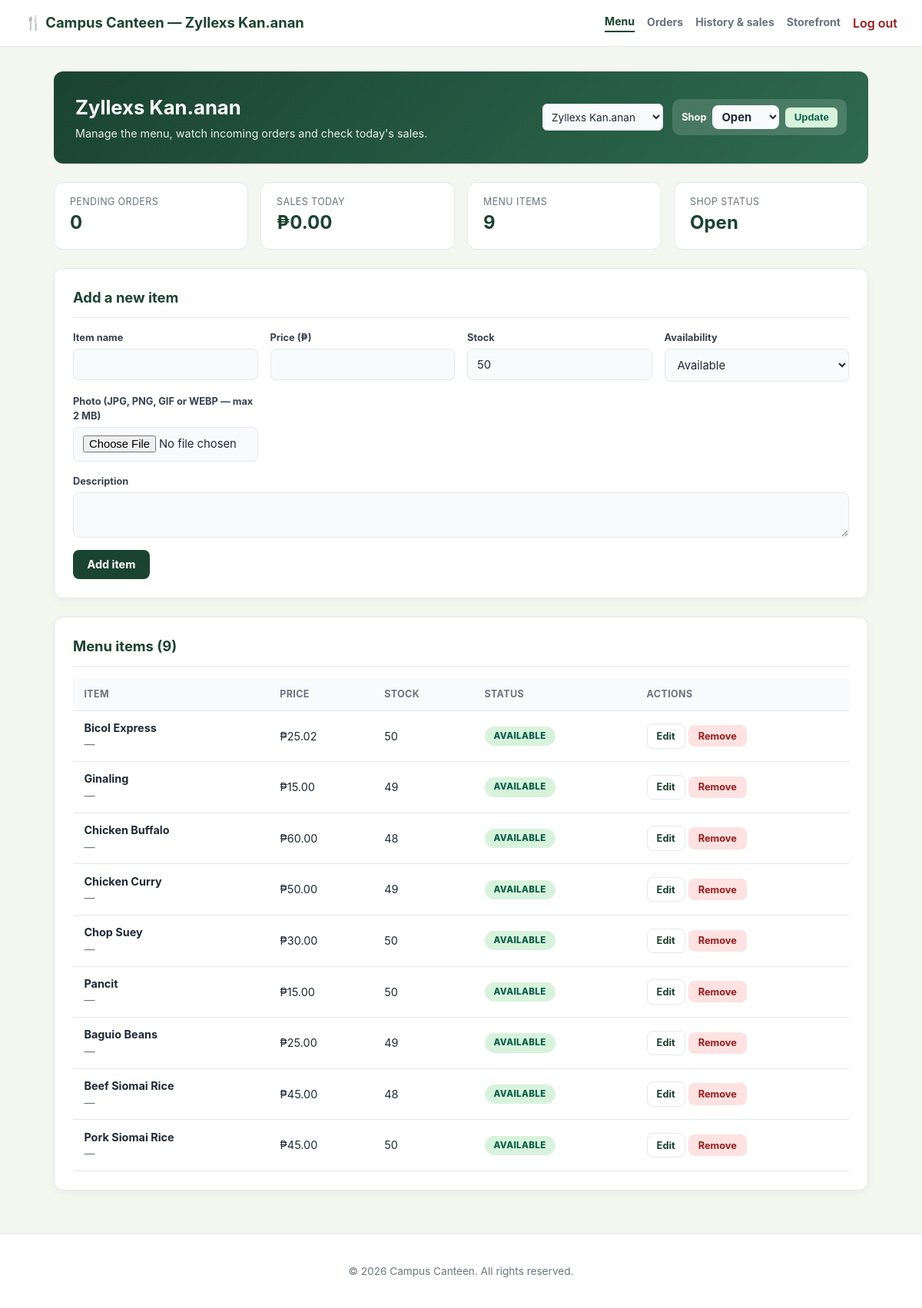
Screenshot of /staff_menu.php (signed in) with the database file from the repository.
### tables this page shows
CREATE TABLE `shops` (
  `id` int(11) NOT NULL AUTO_INCREMENT,
  `name` varchar(255) NOT NULL,
  `category` varchar(100) DEFAULT NULL,
  `location` varchar(100) DEFAULT NULL,
  `rating` varchar(10) DEFAULT '4.5',
  `status` varchar(20) DEFAULT 'Open',
  `image` varchar(255) DEFAULT NULL,
  PRIMARY KEY (`id`)
);

CREATE TABLE `menu_items` (
  `id` int(11) NOT NULL AUTO_INCREMENT,
  `store_id` int(11) NOT NULL,
  `name` varchar(255) NOT NULL,
  `description` text DEFAULT NULL,
  `price` decimal(10,2) NOT NULL,
  `stock` int(11) DEFAULT 50,
  `status` varchar(20) DEFAULT 'Available',
  `price_regular` decimal(10,2) DEFAULT 0.00,
  `price_medium` decimal(10,2) DEFAULT 0.00,
  `price_large` decimal(10,2) DEFAULT 0.00,
  `image_url` varchar(255) DEFAULT 'images/placeholder.jpg',
  `created_at` timestamp NOT NULL DEFAULT current_timestamp(),
  PRIMARY KEY (`id`),
  KEY `idx_menu_store` (`store_id`)
);

### functions.php (called while the page is built, shortened)
<?php
function e(?string $value): string
{
    return htmlspecialchars((string) $value, ENT_QUOTES | ENT_SUBSTITUTE, 'UTF-8');
}
function money(float|int|string|null $amount): string
{
    return '₱' . number_format((float) $amount, 2);
}
function current_role(): string
{
    return strtolower((string) ($_SESSION['role'] ?? 'guest'));
}
function current_store_id(): ?int
{
    $id = $_SESSION['store_id'] ?? null;
    return $id !== null ? (int) $id : null;
}
function get_stores(mysqli $conn): array
{
    $result = $conn->query('SELECT * FROM shops ORDER BY id ASC');
    return $result->fetch_all(MYSQLI_ASSOC);
}
function get_store(mysqli $conn, int $storeId): ?array
{
    $stmt = $conn->prepare('SELECT * FROM shops WHERE id = ?');
    $stmt->bind_param('i', $storeId);
    $stmt->execute();
    $store = $stmt->get_result()->fetch_assoc();
    return $store ?: null;
}
function store_has_sizes(int $storeId): bool
{
    return in_array($storeId, [4, 5], true);
}

### staff_menu.php (the view, shortened to what this page needs)
<?php
require_once __DIR__ . '/db.php';
$stores = get_stores($conn);
$storeIds = array_map(static fn ($s) => (int) $s['id'], $stores);
$store = null;
if (current_role() === 'staff') {
    if (current_store_id() === null) {
        http_response_code(403);
        exit('Your account is not assigned to a shop. Ask the administrator to set store_id.');
    }
    $store = get_store($conn, (int) current_store_id());
} else {
    $requested = isset($_GET['store_id']) ? (int) $_GET['store_id'] : null;
    $fallback = current_store_id() ?? $storeIds[0];
    $store = get_store($conn, $requested !== null ? $requested : $fallback);
}
$storeId = (int) $store['id'];
$activeTab = $_GET['tab'] ?? 'menu';
$editItem = null;
$isAdmin = current_role() === 'admin';
$storeStatus = (string) ($store['status'] ?? 'Open');
$stmt = $conn->prepare("SELECT * FROM menu_items WHERE store_id = ? AND status <> 'Archived' ORDER BY id DESC");
$stmt->bind_param('i', $storeId);
$stmt->execute();
$menuItems = $stmt->get_result()->fetch_all(MYSQLI_ASSOC);
$pendingCount = 0;
$salesStmt = $conn->prepare(
    "SELECT COALESCE(SUM(total_amount), 0) AS total
       FROM orders
      WHERE store_id = ? AND status = 'Completed' AND DATE(created_at) = CURDATE()"
);
$salesStmt->bind_param('i', $storeId);
$salesStmt->execute();
$salesToday = (float) $salesStmt->get_result()->fetch_assoc()['total'];
$shopNames = [];
foreach ($stores as $shop) {
    $shopNames[(int) $shop['id']] = $shop['name'];
}
?>
<!DOCTYPE html>
<html lang="en">
<head>
    <link rel="stylesheet" href="style.css">
</head>
<body>
<div class="staff-bar">
    <h2>🍴 <?= e(APP_NAME) ?> — <?= e($store['name']) ?></h2>
    <div class="staff-tabs">
        <a href="staff_menu.php?tab=menu<?= $isAdmin ? '&store_id=' . $storeId : '' ?>"
           class="<?= $activeTab === 'menu' ? 'active' : '' ?>">Menu</a>
        <a href="staff_menu.php?tab=orders<?= $isAdmin ? '&store_id=' . $storeId : '' ?>"
           class="<?= $activeTab === 'orders' ? 'active' : '' ?>">
            Orders<?php if ($pendingCount): ?><span class="tab-badge"><?= $pendingCount ?></span><?php endif; ?>
        </a>
        <a href="staff_menu.php?tab=history<?= $isAdmin ? '&store_id=' . $storeId : '' ?>"
           class="<?= $activeTab === 'history' ? 'active' : '' ?>">History &amp; sales</a>
        <a href="index.php">Storefront</a>
        <form method="post" action="logout.php" class="inline-form">
            <button type="submit" class="link-button">Log out</button>
        </form>
    </div>
</div>
<main class="container">
    <section class="staff-header">
        <div>
            <h1><?= e($store['name']) ?></h1>
            <p>Manage the menu, watch incoming orders and check today's sales.</p>
        </div>
        <div style="display:flex;align-items:center;gap:0.75rem;flex-wrap:wrap">
            <?php if ($isAdmin): ?>
                <form method="get" style="margin:0">
                    <select name="store_id" class="size-select" onchange="this.form.submit()">
                        <?php foreach ($shopNames as $id => $name): ?>
                            <option value="<?= $id ?>" <?= $id === $storeId ? 'selected' : '' ?>>
                                <?= e($name) ?>
                            </option>
                        <?php endforeach; ?>
                    </select>
                </form>
            <?php endif; ?>
            <form method="post" class="status-form">
                <label for="store_status" style="font-size:0.8rem;font-weight:700">Shop</label>
                <select name="store_status" id="store_status">
                    <option value="Open" <?= strcasecmp($storeStatus, 'Open') === 0 ? 'selected' : '' ?>>Open</option>
                </select>
                <button type="submit">Update</button>
            </form>
        </div>
    </section>
    <div class="stat-grid">
        <div class="stat-card"><span>Pending orders</span><strong><?= $pendingCount ?></strong></div>
        <div class="stat-card"><span>Sales today</span><strong><?= money($salesToday) ?></strong></div>
        <div class="stat-card"><span>Menu items</span><strong><?= count($menuItems) ?></strong></div>
        <div class="stat-card"><span>Shop status</span><strong><?= e($storeStatus) ?></strong></div>
    </div>
<?php if ($activeTab === 'menu'): ?>
    <section class="card">
        <h2><?= $editItem ? 'Edit item: ' . e($editItem['name']) : 'Add a new item' ?></h2>
        <form method="post" enctype="multipart/form-data">
            <div class="form-grid">
                <div class="form-group">
                    <label for="name">Item name</label>
                    <input type="text" id="name" name="name" required maxlength="255"
                           value="<?= e($editItem['name'] ?? '') ?>">
                </div>
                <?php if (store_has_sizes($storeId)): ?>
                    <div class="form-group">
                        <label for="price_regular">Regular price (₱)</label>
                        <input type="number" step="0.01" min="0.01" id="price_regular" name="price_regular"
                               value="<?= e($editItem['price_regular'] ?? '') ?>" required>
                    </div>
                    <div class="form-group">
                        <label for="price_medium">Medium price (₱)</label>
                        <input type="number" step="0.01" min="0" id="price_medium" name="price_medium"
                               value="<?= e($editItem['price_medium'] ?? '0') ?>" required>
                    </div>
                    <div class="form-group">
                        <label for="price_large">Large price (₱)</label>
                        <input type="number" step="0.01" min="0" id="price_large" name="price_large"
                               value="<?= e($editItem['price_large'] ?? '0') ?>" required>
                    </div>
                <?php else: ?>
                    <div class="form-group">
                        <label for="price">Price (₱)</label>
                        <input type="number" step="0.01" min="0.01" id="price" name="price"
                               value="<?= e($editItem['price'] ?? '') ?>" required>
                    </div>
                <?php endif; ?>
                <div class="form-group">
                    <label for="stock">Stock</label>
                    <input type="number" min="0" id="stock" name="stock"
                           value="<?= e($editItem['stock'] ?? '50') ?>" required>
                </div>
                <div class="form-group">
                    <label for="item_status">Availability</label>
                    <select id="item_status" name="item_status">
                        <option value="Available" <?= ($editItem['status'] ?? '') === 'Available' ? 'selected' : '' ?>>Available</option>
                    </select>
                </div>
                <div class="form-group">
                    <label for="item_image">Photo (JPG, PNG, GIF or WEBP — max 2 MB)</label>
                    <input type="file" id="item_image" name="item_image" accept="image/*">
                </div>
                <div class="form-group" style="grid-column:1/-1">
                    <label for="description">Description</label>
                    <textarea id="description" name="description" rows="2"><?= e($editItem['description'] ?? '') ?></textarea>
                </div>
            </div>
            <div class="form-actions">
                <button type="submit" class="btn btn-primary">
                    <?= $editItem ? 'Save changes' : 'Add item' ?>
                </button>
            </div>
        </form>
    </section>
    <section class="card">
        <h2>Menu items (<?= count($menuItems) ?>)</h2>
        <?php if (!$menuItems): ?>
            <p class="muted">No items yet — add your first one above.</p>
        <?php else: ?>
            <div class="table-wrap">
                <table class="data-table">
                    <thead>
                    <tr><th>Item</th><th>Price</th><th>Stock</th><th>Status</th><th>Actions</th></tr>
                    </thead>
                    <tbody>
                    <?php foreach ($menuItems as $item): ?>
                        <?php $lowStock = (int) $item['stock'] <= 5; ?>
                        <tr>
                            <td>
                                <strong><?= e($item['name']) ?></strong><br>
                                <span class="muted"><?= e($item['description'] ?: '—') ?></span>
                            </td>
                            <td>
                                <?php if (store_has_sizes($storeId)): ?>
                                    R <?= money($item['price_regular']) ?><br>
                                    M <?= money($item['price_medium']) ?><br>
                                    L <?= money($item['price_large']) ?>
                                <?php else: ?>
                                    <?= money($item['price']) ?>
                                <?php endif; ?>
                            </td>
                            <td><?= (int) $item['stock'] ?><?= $lowStock ? ' ⚠️' : '' ?></td>
                            <td>
                                <span class="status-badge <?= strcasecmp($item['status'], 'Available') === 0 ? 'badge-open' : 'badge-closed' ?>">
                                    <?= e($item['status']) ?>
                                </span>
                            </td>
                            <td style="white-space:nowrap">
                                <a class="btn btn-secondary btn-sm"
                                   href="staff_menu.php?tab=menu&edit_id=<?= (int) $item['id'] ?><?= $isAdmin ? '&store_id=' . $storeId : '' ?>">Edit</a>
                                <form method="post" class="inline-form"
                                      onsubmit="return confirm('Remove <?= e($item['name']) ?> from the menu?');">
                                    <button type="submit" class="btn btn-danger btn-sm">Remove</button>
                                </form>
                            </td>
                        </tr>
                    <?php endforeach; ?>
                    </tbody>
                </table>
            </div>
        <?php endif; ?>
    </section>
<?php endif; ?>
</main>
<?php require __DIR__ . '/footer.php'; ?>

### rows the page displays
shops: name "Zyllexs Kan.anan", store_id "Zyllexs Kan.anan", store_status "Open", status "Open"
menu_items: name "Bicol Express", description "—", price "₱25.02", stock "50", status "AVAILABLE"
menu_items: name "Ginaling", description "—", price "₱15.00", stock "49", status "AVAILABLE"
menu_items: name "Chicken Buffalo", description "—", price "₱60.00", stock "48", status "AVAILABLE"
menu_items: name "Chicken Curry", description "—", price "₱50.00", stock "49", status "AVAILABLE"
menu_items: name "Chop Suey", description "—", price "₱30.00", stock "50", status "AVAILABLE"
menu_items: name "Pancit", description "—", price "₱15.00", stock "50", status "AVAILABLE"
menu_items: name "Baguio Beans", description "—", price "₱25.00", stock "49", status "AVAILABLE"
menu_items: name "Beef Siomai Rice", description "—", price "₱45.00", stock "48", status "AVAILABLE"
menu_items: name "Pork Siomai Rice", description "—", price "₱45.00", stock "50", status "AVAILABLE"

### other values shown
APP_NAME "Campus Canteen"
$pendingCount "0"
money($salesToday) "₱0.00"
count($menuItems) "9"
